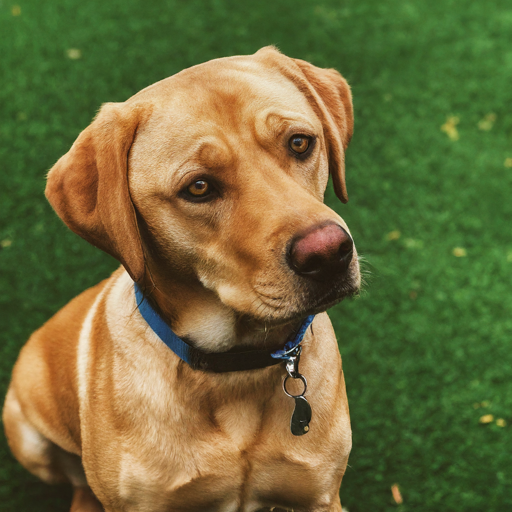
#> input picture dog.png, 512 x 512 px
$ python image_to_cartoon.py
#> lines starting #> are read from the running program, lines starting #| are printed output that depends on the picture; after the words box and inside, x2 and y2 are one past the last pixel; in counts of white or black regions, pixels touching at a corner belong together
import cv2
import numpy as np

image = cv2.imread("dog.png")
#> image is the input picture: shape (512, 512, 3); mean B, G, R 59.5, 107.5, 109.2
gray_img = cv2.cvtColor(image,cv2.COLOR_BGR2GRAY)
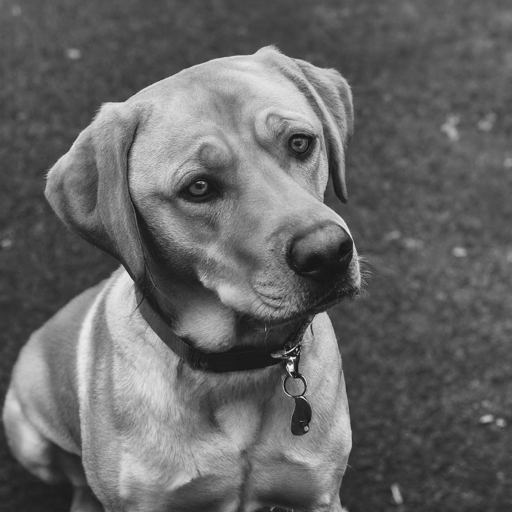
#> gray_img: shape (512, 512); min 14, max 254, mean 102.6

gray_img = cv2.medianBlur(gray_img,3)

edges = cv2.adaptiveThreshold(gray_img,255,cv2.ADAPTIVE_THRESH_MEAN_C,cv2.THRESH_BINARY,13,11)
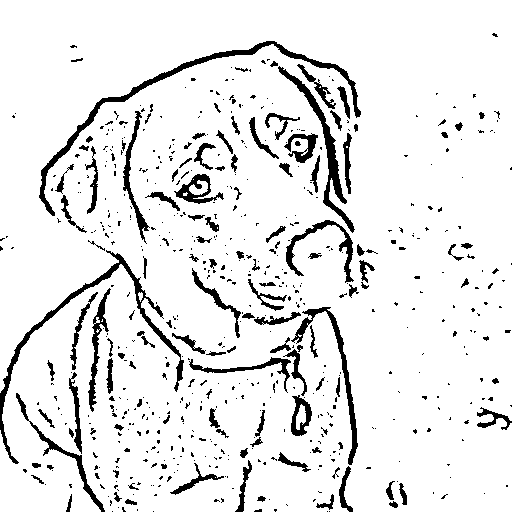
#> edges: shape (512, 512); 90.9% white; 617 black regions (489 under 20 px), largest, box (x1, y1, x2, y2) and area: (39, 41, 361, 216) 2298, (0, 250, 184, 464) 2004, (278, 66, 355, 233) 1423
color = cv2.bilateralFilter(image,9,250,250)

cartoon_image = cv2.bitwise_and(color,color,mask=edges)
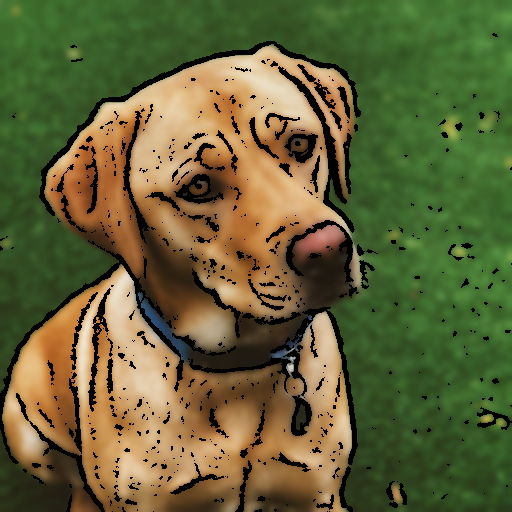
#> cartoon_image: shape (512, 512, 3); mean B, G, R 55, 99.4, 99.2

cv2.imshow("Original Image",image)
cv2.imshow("Cartooned Image",cartoon_image)

cv2.waitKey(0)
cv2.destroyAllWindows()

$ run again, with apple.jpeg saved as dog.png
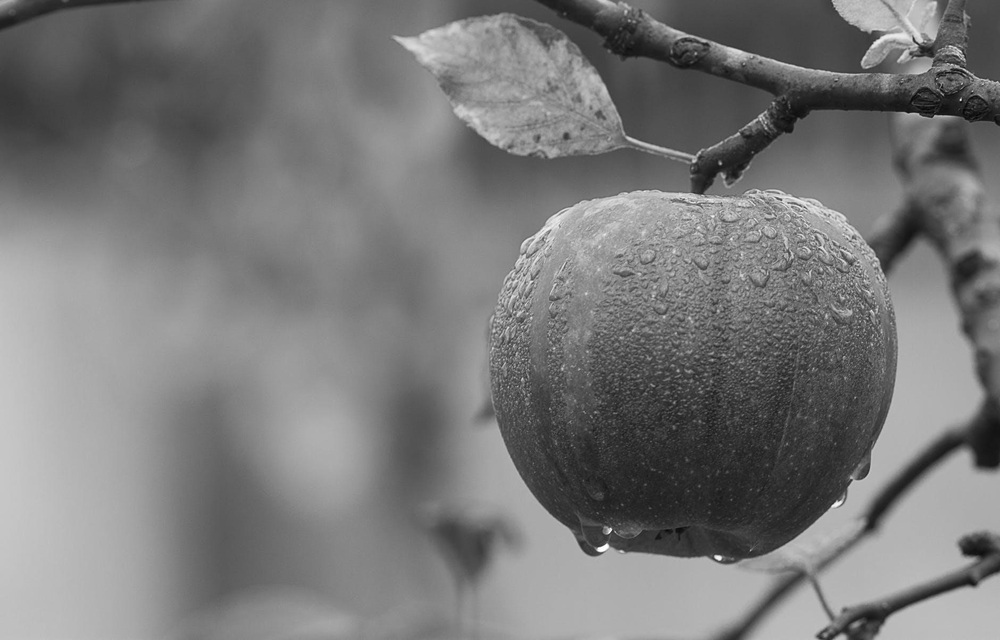
#> input picture apple.jpeg, 1000 x 640 px, shrunk from 1880 x 1204 before the run
#> image is the input picture: shape (640, 1000, 3); min 4, max 255, mean 121.2
#> `edges = cv2.adaptiveThreshold(gray_img,255,cv2.ADAPTIVE_THRESH_MEAN_C,..`:
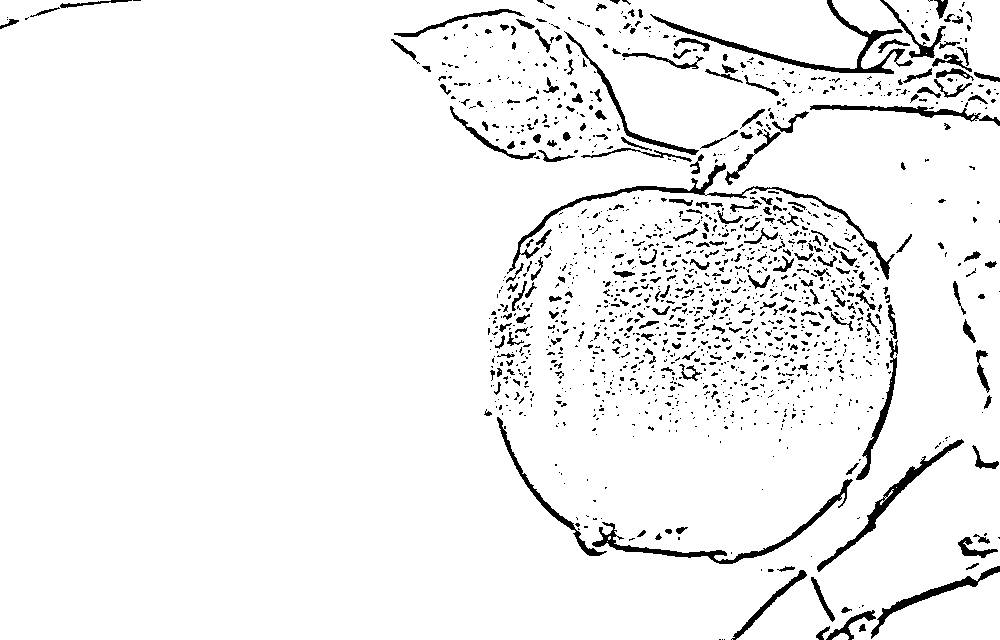
#> edges: shape (640, 1000); 94.6% white; 1406 black regions (1132 under 20 px), largest, box (x1, y1, x2, y2) and area: (507, 163, 895, 280) 2057, (650, 0, 913, 74) 1985, (592, 479, 853, 564) 1720
#> `cartoon_image = cv2.bitwise_and(color,color,mask=edges)`:
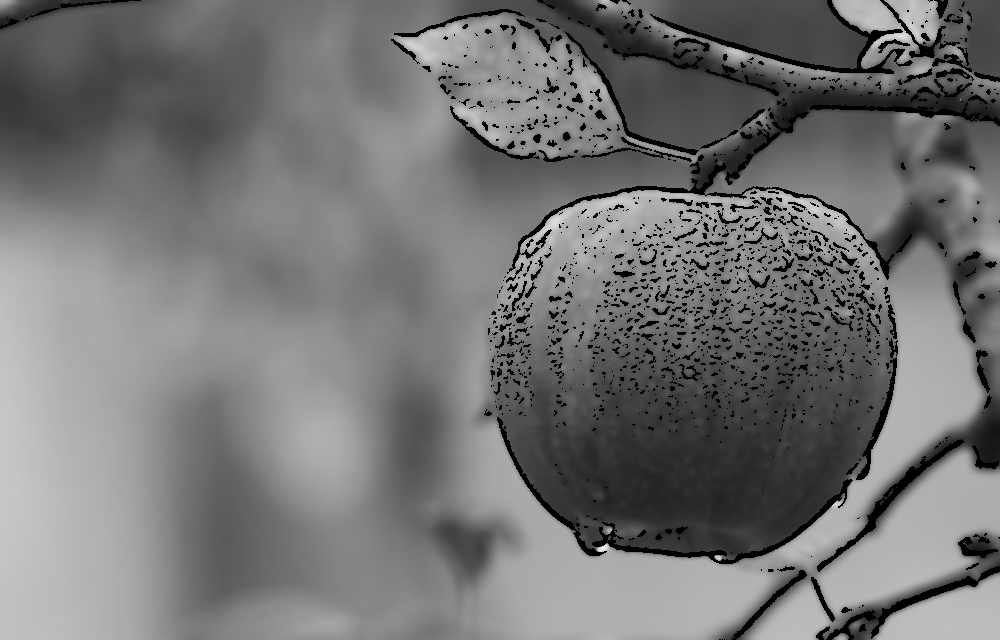
#> cartoon_image: shape (640, 1000, 3); min 0, max 238, mean 116.2

$ run again, with tree.jpg saved as dog.png
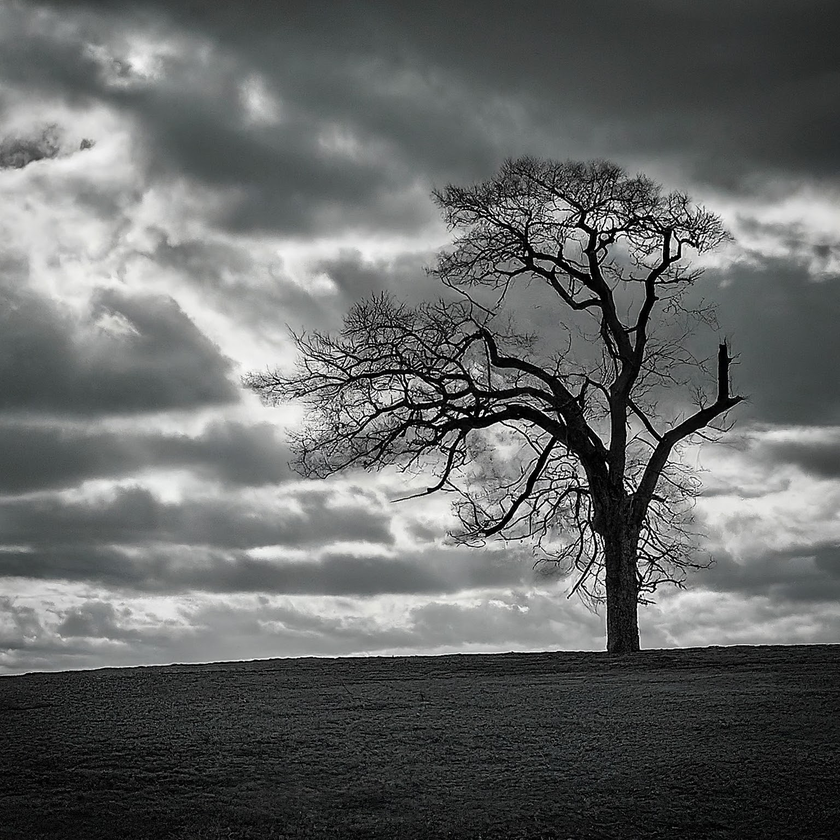
#> input picture tree.jpg, 840 x 840 px, shrunk from 1536 x 1536 before the run
#> image is the input picture: shape (840, 840, 3); mean B, G, R 102.7, 103.3, 101.2
#> `edges = cv2.adaptiveThreshold(gray_img,255,cv2.ADAPTIVE_THRESH_MEAN_C,..`:
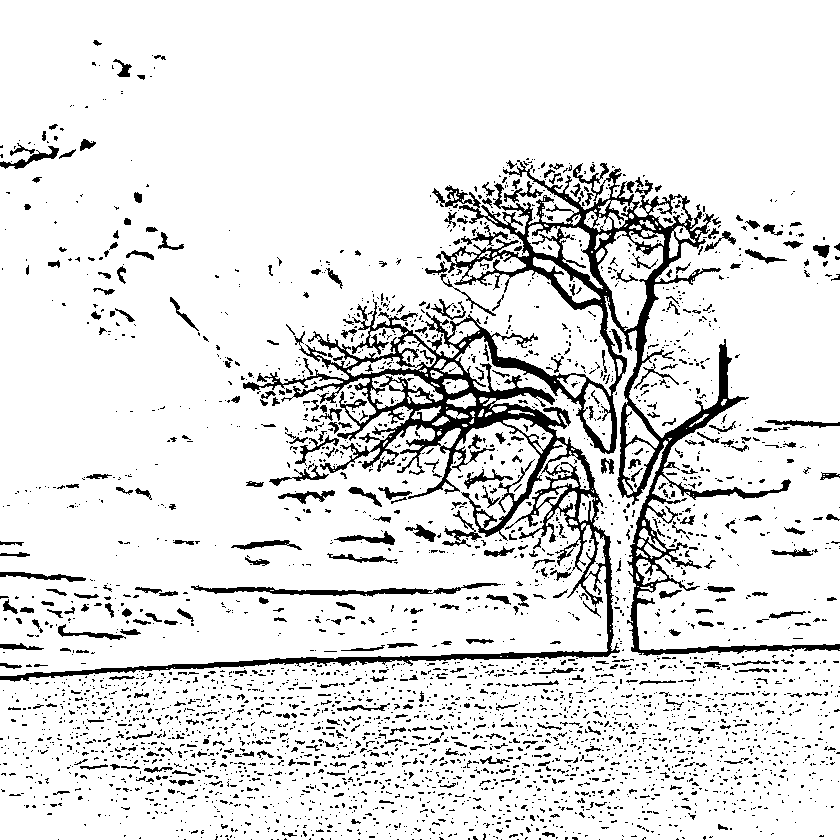
#> edges: shape (840, 840); 88.6% white; 3612 black regions (3188 under 20 px), largest, box (x1, y1, x2, y2) and area: (0, 160, 840, 682) 40228, (191, 583, 501, 597) 1318, (0, 572, 86, 582) 372
#> `cartoon_image = cv2.bitwise_and(color,color,mask=edges)`:
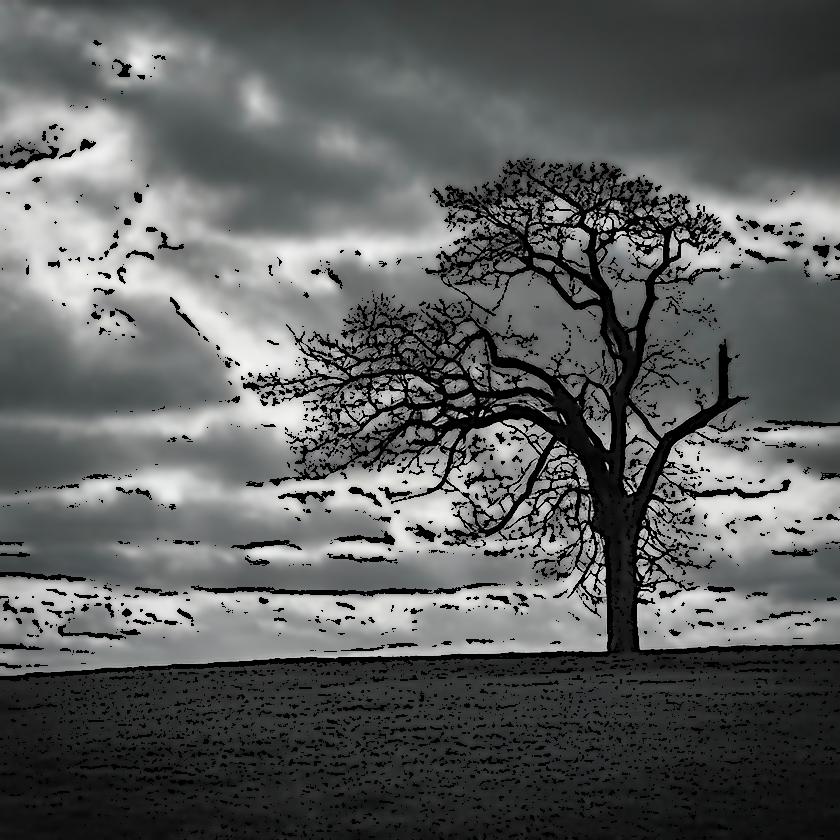
#> cartoon_image: shape (840, 840, 3); mean B, G, R 94.6, 95, 93.1
